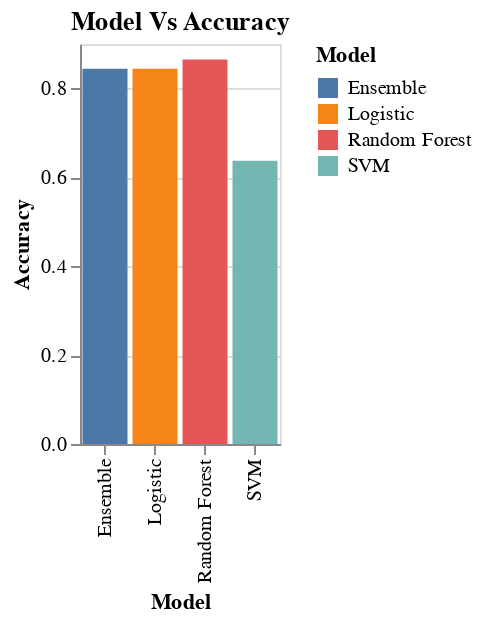

Notebook cell for this chart:
### Code cell
alt.Chart(models).mark_bar().encode(
    x="Model",
    y="Accuracy",
    color= "Model",
    tooltip = ["Model","Accuracy"]
).properties(
    title="Model Vs Accuracy", 
    width= 100,
    height= 200
)

### Figure 1 — Vega-Lite specification as saved in the notebook (floating-point values rounded to 4 significant figures)
{"config": {"view": {"continuousWidth": 400, "continuousHeight": 300}}, "data": {"name": "data-bda1b596385ac2c01000278d201af591"}, "mark": "bar", "encoding": {"color": {"field": "Model", "type": "nominal"}, "tooltip": [{"field": "Model", "type": "nominal"}, {"field": "Accuracy", "type": "quantitative"}], "x": {"field": "Model", "type": "nominal"}, "y": {"field": "Accuracy", "type": "quantitative"}}, "height": 200, "title": "Model Vs Accuracy", "width": 100, "$schema": "https://vega.github.io/schema/vega-lite/v4.17.0.json", "datasets": {"data-bda1b596385ac2c01000278d201af591": [{"Model": "Random Forest", "Accuracy": 0.8653}, {"Model": "SVM", "Accuracy": 0.6373}, {"Model": "Logistic", "Accuracy": 0.8446}, {"Model": "Ensemble", "Accuracy": 0.8446}]}}
